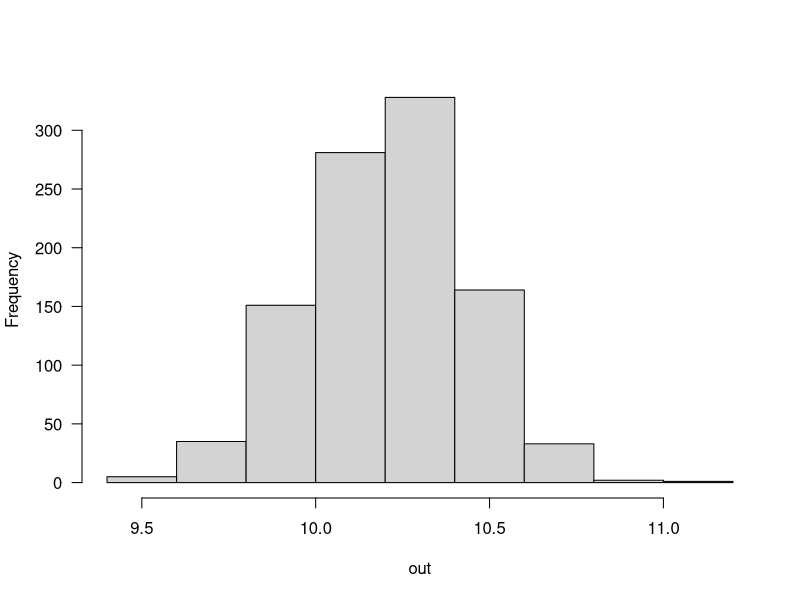

The R script that drew this image:
cv <- function(x) {
  sd(x) / mean(x)
}
set.seed(1)
x = rnorm(50, 10, 2)
se_x = sqrt(var(x)/length(x))
out = NULL
for(i in 1:1000){
  sample = sample(x, replace=TRUE)
  out[i] = mean(sample)
}
hist(out, las=1, main="")
sd(out)
se_x
quantile(out, c(0.025, 0.975))
